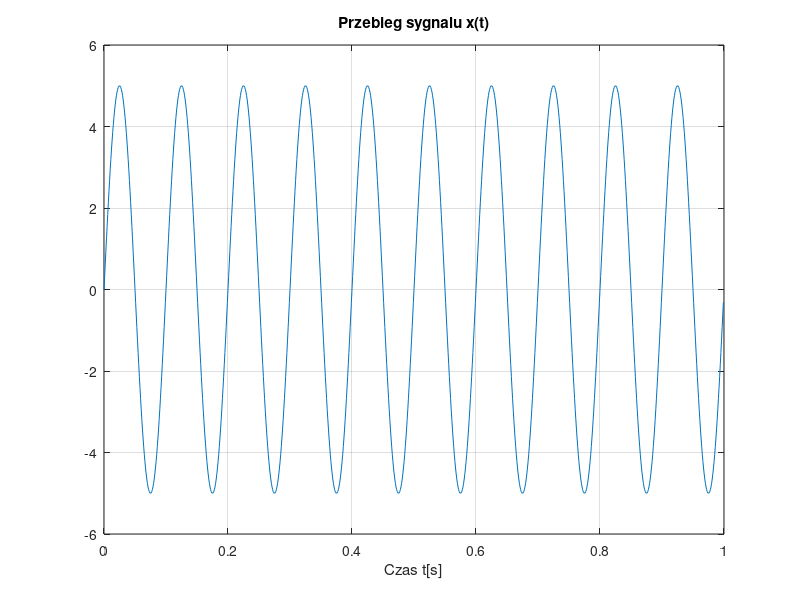
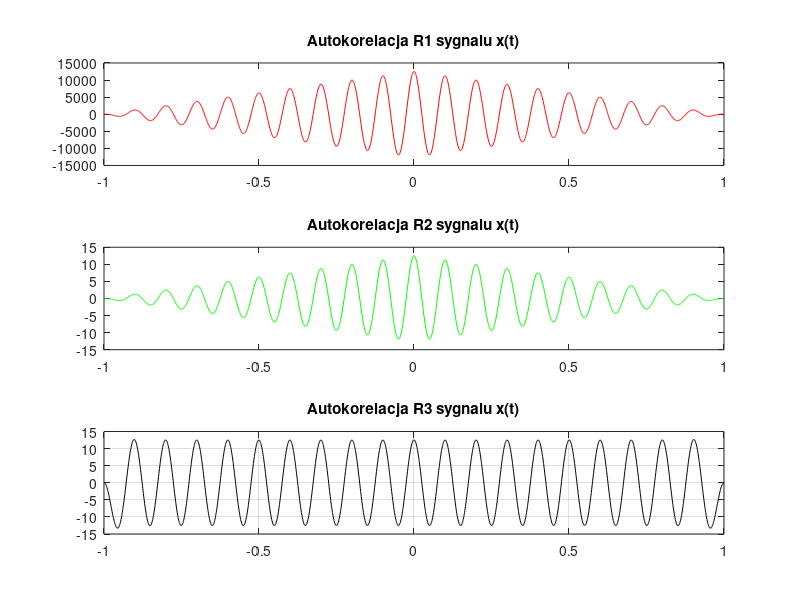
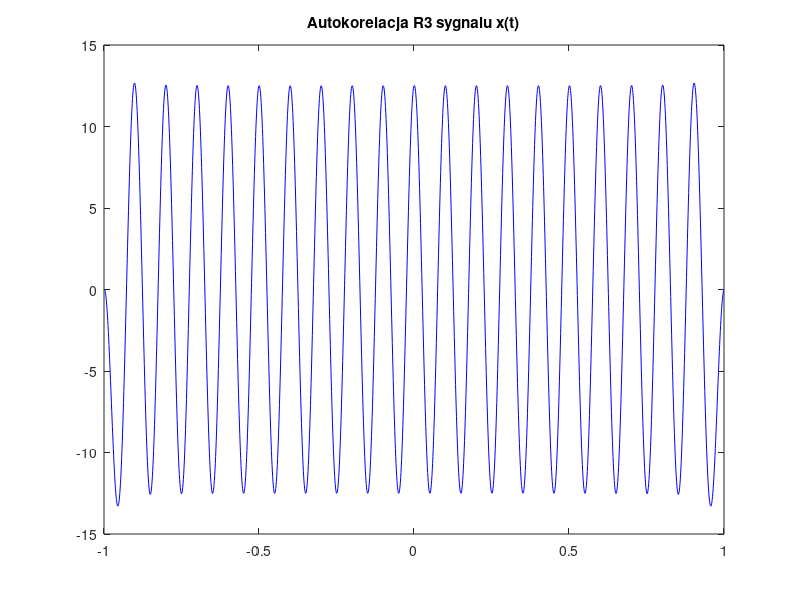
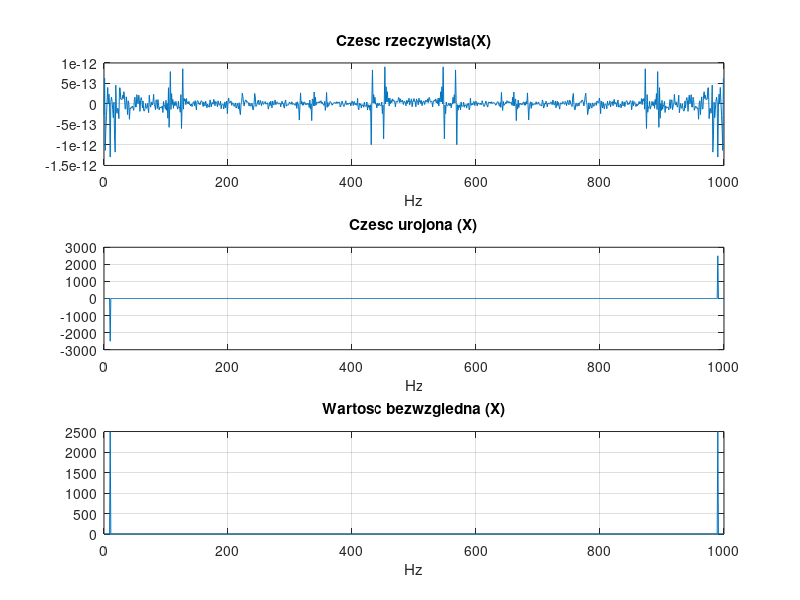

Reproduce these figures in MATLAB, in order.
%==========================================================================
%1. Wygeneruj N=1000 próbek sygnału sinusoidalnego x(t)=Asin(2*pi*fxt) o 
%amplitudzie A=5 i o częstotliwości fx=10 Hz, sprobkowanego z 
%czestotliwoscia fp=1000 Hz. Narysuj ten sygnal.
%==========================================================================
clc;
close all;
clear all;

N=1000;                 %liczba probek
A=5;                    %amplituda sygnalu
fx=10;                  %czestotliwosc sygnalu
fp=1000;                %czestotliwosc probkowania
dt=1/fp;                %dlugosc jednej probki
t=dt*(0:N-1);           %wektor czasu

x=A*sin(2*pi*fx*t);     %wartosci sygnalu

figure(1);
plot(t,x);

title('Przebieg sygnalu x(t)');
xlabel('Czas t[s]');
grid on;

%=============== parametry sygnalow =======================================
x_sred1=mean(x);        %wartosc srednia z uzyciem funckcji wbudowanej
x_sred2=sum(x)/N;       %wartosc srednia wyliczona recznie
x_max=max(x);           %wartosc maksymalna
x_min=min(x);           %wartosc minimalna
x_std1=std(x);          %odchylenia stadnardowe (funkcja wbudowana)
x_std2=sqrt(sum((x-x_sred1).^2)/(N-1));
                        %odchylenie standardowe (wyliczone recznie)
x_eng=dt*sum(x.^2);     %energia sygnalu
x_moc=sum(x.^2)/N;      %moc sygnalu
x_skut=sqrt(x_moc);     %wartosc skuteczna

%============== funkcja autokorelacji R1,R2,R3 -x(t)=======================

R1=xcorr(x);            %nieunormowana
R2=xcorr(x,'biased');   %unormowana przez dlugosc
R3=xcorr(x,'unbiased'); %unormowana przez N-abs(k)  
tR=[-fliplr(t) t(2:N)]; %odwrocenie wektora, w macierzy odw. wierszy
figure(2);
subplot(3,1,1);
plot(tR,R1,'r');
title('Autokorelacja R1 sygnalu x(t)');
subplot(3,1,2);
plot(tR,R2,'g');
title('Autokorelacja R2 sygnalu x(t)');
subplot(3,1,3);
plot(tR,R3,'k');
title('Autokorelacja R3 sygnalu x(t)');
grid;

%============= obliczenie R3 samemu =======================================

for i=0:N
    R(i+1)=sum(x(1:N-i).*x(1+i:N) )/(N-i);
                        %obliczenie autokorelacji -> wartosc x(i) mnozona
                        %jest przez wartosc x(max-i), nastepnie dzielona
                        %przez indeks w wektorze
end
RR=[fliplr(R) R(2:N-1)];
figure(3);
plot(tR,RR,'b');
title('Autokorelacja R3 sygnalu x(t)');

%========= obliczenie wspolczynnikow zespolonego szeregu Fouriera=========

X=fft(x);               %wbudowana funkcja szybkiej dyskretnej t. Fouriera
df=1/(N*dt);            %czestotliwosc podstawowa
f=df*(0:N-1);           %wektor czestotliwosci w szeregu Fouriera
figure(4);

subplot(311);
plot(f,real(X));
grid;
title('Czesc rzeczywista(X)');
xlabel('Hz');

subplot(312);
plot(f,imag(X));
grid;
title('Czesc urojona (X)');
xlabel('Hz');

subplot(313);
plot(f,abs(X));
grid;
title('Wartosc bezwzgledna (X)');
xlabel('Hz');

figure(5)
plot(f(1:N/2+1),abs(X(1:N/2+1))/(N/2));
                        %polowa wektora czestotliwosci (dodatnie
                        %wartosci) oraz wartosci bezwzgledne dla dodatniej
                        %czesci odniesione do ilosci probek 2500/(1000/2)=5
grid;
title('Po wyskalowaniu');

%==== synteza sygnalu na podstawie jego wspolczynnikow szeregu Fouriera ===

xs=ifft(X);             %odwrotna dyskretna transformata Fouriera (inverse)
figure(6);
subplot(2,1,1)
plot(t,x,'r'); hold on;
plot(t,real(xs),':b');hold off;
title('Przebieg sygnalu x(t)');
xlabel('Czas t[s]');
grid on;
legend('pierwotny','otrzymany');
subplot(2,1,2)
plot(t,real(x-xs));
title('Roznica miedzy oryginalnym a otrzymanym sygnalem)');
xlabel('Czas t[s]');

%% ========================================================================
%2. Wygeneruj N=1000 próbek szumu o roskładzie równomiernym i normalnym,
%wyznacz dla nich funkcje autokorelacji, autokowariancji, histogram, szereg
%fouriera i periodogram
%==========================================================================

s1=rand(1,N);               %losowe probki wg rozkladu rownomiernego
s2=randn(1,N);              %losowe probki wg rozkladu normalnego

R1=xcorr(s1,'unbiased');    %autokorelacja unormowana przez N-abs(k) 
R2=xcorr(s2,'unbiased');

figure(7);
subplot(2,1,1);
plot(tR,R1);
title('Autokorelacja szumu (rozklad rownomierny)');
subplot(2,1,2);
plot(tR,R2);
title('Autokorelacja szumu (rozklad normalny)');

C1=xcov(s1);                %kowariancja 
C2=xcov(s2);    
figure(8);
subplot(2,1,1);
plot(tR,C1);
title('Kowariancja szumu (rozklad rownomierny)');
subplot(2,1,2);
plot(tR,C2);
title('Kowariancja szumu (rozklad normalny)');

Hs1=hist(s1,100);           %histogram sygnalu (100 -> ilosc przedzialow)
Hs2=hist(s2,100);
figure(9);
subplot(2,1,1);
plot(Hs1);
title('Histogram szumu (rozklad rownomierny)');
subplot(2,1,2);
plot(Hs2);
title('Histogram szumu (rozklad normalny)');

S1=fft(s1);
S2=fft(s2);
figure(10);
subplot(2,1,1);
plot(f,abs(S1));
title('Widmo Fouriera szumu (rozklad rownomierny)');
xlabel('Czestotliwosc [Hz]');
subplot(2,1,2);
plot(f,abs(S2));
title('Widmo Fouriera szumu (rozklad normalny)');
xlabel('Czestotliwosc [Hz]');

[Pss1,fss1]=periodogram(s1,[],N/10,fp);   
[Pss2,fss2]=periodogram(s2,[],N/10,fp); 
                        %(psd) usrednienie widma odcinkow sygnalu dl. N/10
figure(11);
subplot(2,1,1);
plot(fss1,Pss1);
title('Widmo usrednione (rozklad rownomierny)');
xlabel('Czestotliwosc [Hz]');
subplot(2,1,2);
plot(fss2,Pss2);
title('Widmo usrednione (rozklad normalny)');
xlabel('Czestotliwosc [Hz]');         


%% ========================================================================
%3. Dodaj sygnaly z punktu 1 i 2, wyznacz i narysuj funkcje autokorelacji,
%autokowariancji i histogram sygnalu sumarycznego
%==========================================================================

syg1=x+s1;              %sygnal sinusoidalny plus szum (r. rownomierny)
syg2=x+s2;              %sygnal sinusoidalny plus szum (r. normalny)

RR1=xcorr(syg1,'unbiased');
RR2=xcorr(syg2,'unbiased');
figure(12);
subplot(2,1,1);
plot(tR,RR1);
title('Autokorelacja sygnalu oraz szumu (rozklad rownomierny)');
subplot(2,1,2);
plot(tR,RR2);
title('Autokorelacja sygnalu oraz szumu (rozklad normalny)');

CC1=xcov(syg1);
CC2=xcov(syg2);    
figure(13);
subplot(2,1,1);
plot(tR,CC1);
title('Kowariancja sygnalu oraz szumu (rozklad rownomierny)');
subplot(2,1,2);
plot(tR,CC2);
title('Kowariancja sygnalu oraz szumu (rozklad normalny)');

His1=hist(syg1,100);          %histogram sygnalu (100 -> ilosc przedzialow)
His2=hist(syg2,100);
figure(14);
subplot(2,1,1);
plot(His1);
title('Histogram sygnalu oraz szumu (rozklad rownomierny)');
subplot(2,1,2);
plot(His2);
title('Histogram sygnalu oraz szumu (rozklad normalny)');

%% ========================================================================
%4. Dodaj sygnaly z punktu 1 i 2 oraz sinusoide f=250Hz, wyznacz i narysuj 
%funkcje autokorelacji,autokowariancji i histogram sygnalu sumarycznego
%==========================================================================

f250=250;               %czestotliwosc nowej harmonicznej
sin250=A*sin(2*pi*f250*t);
syg3=x+s1;              %sygnal sinusoidalny plus szum (r. rownomierny)
syg4=x+s2;              %sygnal sinusoidalny plus szum (r. normalny)

RR3=xcorr(syg3,'unbiased');
RR4=xcorr(syg4,'unbiased');
figure(15);
subplot(2,1,1);
plot(tR,RR3);
title('Autokorelacja syg, sin f=250Hz oraz szumu (rozklad rownomierny)');
subplot(2,1,2);
plot(tR,RR4);
title('Autokorelacja syg, sin f=250Hz  oraz szumu (rozklad normalny)');

CC3=xcov(syg3);
CC4=xcov(syg4);    
figure(16);
subplot(2,1,1);
plot(tR,CC3);
title('Kowariancja sygnalu, sin f=250Hz oraz szumu (rozklad rownomierny)');
subplot(2,1,2);
plot(tR,CC4);
title('Kowariancja sygnalu, sin f=250Hz  oraz szumu (rozklad normalny)');

His3=hist(syg3,100);          %histogram sygnalu (100 -> ilosc przedzialow)
His4=hist(syg4,100);
figure(17);
subplot(2,1,1);
plot(His3);
title('Histogram sygnalu, sin f=250Hz  oraz szumu (rozklad rownomierny)');
subplot(2,1,2);
plot(His4);
title('Histogram sygnalu, sin f=250Hz  oraz szumu (rozklad normalny)');

%% ========================================================================
%5. Zmoduluj w amplitudzie sygnal sinusoidalny z punktu pierwszego
%==========================================================================

amp1=hamming(N)';           %tworzy okno hamminga dlugosci N (symetria)
y1=amp1.*x;                 %modulacja kazdego elementu sygnalu
                            %z kazdym elementem okna hamminga
amp2=exp(-10*t);            %funkcja ekspotencjalna
y2=amp2.*x;                 %modulacja
                            
figure(18);
subplot(2,1,1);
plot(t,y1);
title('Sygnal modulowany kodem hamminga');
subplot(2,1,2);
plot(t,y2);
title('Sygnal modulowany z uzyciem f. ekspotencjalnej');


%% ========================================================================
%6. Wygeneruj sygnal sinusoidalny z liniowa modulacja czestotliwosci oraz z
%sinusoidalna modulacja czestotliwosci
%==========================================================================

fx1=0;
fx2=10;                     %czestotliwosc glowna
fm=2;                       %czestotliwosc modulujaca
df1=10;                     %glebokosc modulacji
alfa=10;

y3=sin(2*pi*(fx*t+0.5*alfa*t.^2));
y4=sin(2*pi*(fx2*t+df*sin(2*pi*fm*t)/(2*pi*fm)));
figure(19);
subplot(2,1,1);
plot(t,y3);
title('Sygnal z liniowa modulacja częstotliwosci');
subplot(2,1,2);
plot(t,y4);
title('Sygnal z sinusoidalna modulacja częstotliwosci');


%% ========================================================================
%7. Sklej dwa sygnaly y1 i y4
%==========================================================================


y5=[y1 y4];                 %na koncu jednego sygnalu zaczyna sie nastepny

figure(20);
plot(y5);
title('sklejony sygnal');


%% ========================================================================
%8. Splot dwoch sygnalow (filtracja jednego przez drugi)
%==========================================================================

T=5;                        %czas
N=1000;                     %liczba probek
dt1=T/N;                    %dlugosc probki
t1=dt1*(0:N);               %wektor czasu 

x1=sin(2*pi*2*t1)+0.5*sin(2*pi*8*t1);
                            %sygnal filtrowany zlozony z 2 sin. (2 i 8 Hz)
h=sin(2*pi*2*t1).*exp(-4*t1); %sygnal filtrujacy
y6=conv(x1,h);              %operacja splotu 2 sygnalow


figure(21);
subplot(3,1,1);
plot(t1,x1);
title('Sygnal wejsciowy x(t)');
subplot(3,1,2);
plot(t1,h);
title('Odpowiedz impulsowa h(t)');
subplot(3,1,3);
plot(t1,y6(1:N+1));
title('Sygnal wyjsciowy y(t)');

%pause;

%% ========================================================================
%9. Skwantuj sygnal x(t) z poprzedniego punktu
%==========================================================================


x_min1=-1.5;                %minimum
x_max1=1.5;                 %maksimum
x_zakres=x_max1-x_min1;     %zakres

Nb=3;                       %liczba bitow
Nq=2^Nb;                    %szerokosc przedzialu kwantyzacji

dx=x_zakres/Nq;
xq=dx*round(x1/dx);         %kwantyzacja sygnalu

figure(22);
subplot(2,1,1);
plot(t1,x1);
title('Sygnal oryginalny');
subplot(2,1,2);
plot(t1,xq);
title('Sygnal skwantowany');








